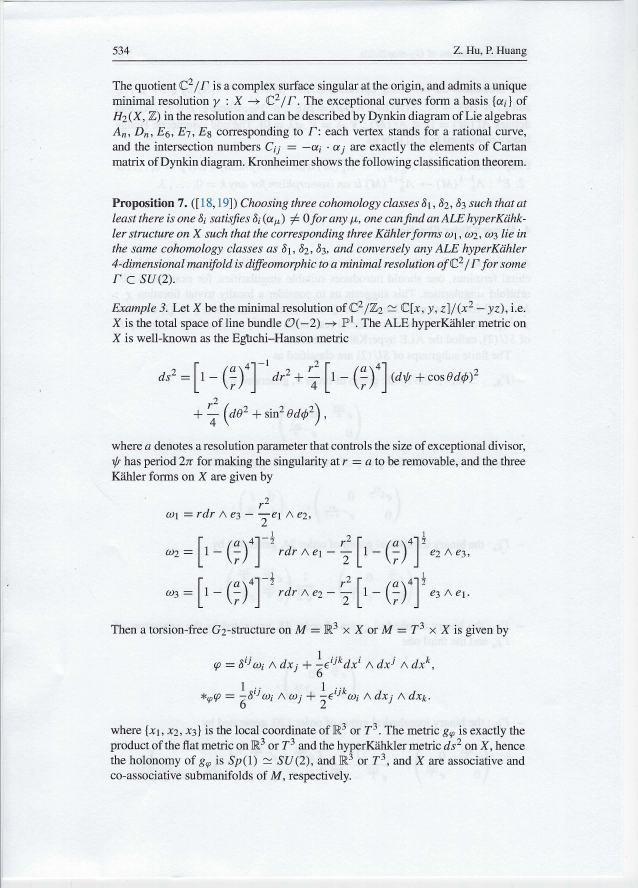
#> input picture images/color_300dpi.jpg, 2550 x 3550 px (shown at 1/4 size)
$ python helper.py --input ../images/color_300dpi.jpg --output out.png
#> lines starting #> are read from the running program, lines starting #| are printed output that depends on the picture; after the words box and inside, x2 and y2 are one past the last pixel; in counts of white or black regions, pixels touching at a corner belong together
""" script to prepare a handy image for OCR, Autoencoder, etc.
"""
import argparse

from imutils.perspective import four_point_transform
import cv2
import numpy as np

def __check_for_boolean_value(val):
    if val.lower() == "true":
        return True
    else:
        return False

def main():
  parser = argparse.ArgumentParser(description='prepares a phone image for OCR')
  parser.add_argument("--input", help='path to a single image', type=str, required=True)
  parser.add_argument("--output", help='name of the output image (example: out.png / out.jpg) ', type=str, required=True)
  parser.add_argument("--sharp", help='sharpening the image (example: --sharp=True) else no sharpening', type=__check_for_boolean_value, required=False)
  parser.add_argument("--quality", help='describe the quality for the output image (0-100) ', type=int, required=False, default=95)
  parser.add_argument("--res_width", help='the resolution width for the output image (aspect ratio is calculated)', type=int, required=False, default=None)
  args = parser.parse_args()

  input_path = args.input
  output = args.output
  sharpen = args.sharp
  quality = args.quality
  res_width = args.res_width
  warped = preprocessing_handy_image(input_path, output, res_width, sharpen)
  try:
    cv2.imwrite(output, warped, [int(cv2.IMWRITE_JPEG_QUALITY), quality])
  except:
    print("could not find a writer for the specified extension")

def preprocessing_handy_image(path, output, res_width, sharpen=False):
  """

  Parameters
  ----------
  path : str
      full path to the image
  out : str
      the name of the output file
  res_width : int
      the width size for the output image
  sharpen : bool
      sharpen the output image

  Returns
  -------
  object
      processed image
  """
#> called with path = '../images/color_300dpi.jpg', output = 'out.png'
  dim = None
  # load image, grayscale, Gaussian blur, Otsu's threshold
  try:
    image = cv2.imread(path)
#> image is the input picture: shape (3550, 2550, 3); mean B, G, R 238.5, 236, 232.5
    if res_width is not None:
      (h, w) = image.shape[:2]
      r = res_width / float(w)
      dim = (res_width, int(h * r))
    gray = cv2.cvtColor(image, cv2.COLOR_BGR2GRAY)
    blur = cv2.GaussianBlur(gray, (5,5), 0)
    _, thresh = cv2.threshold(blur, 0, 255, cv2.THRESH_BINARY + cv2.THRESH_OTSU)
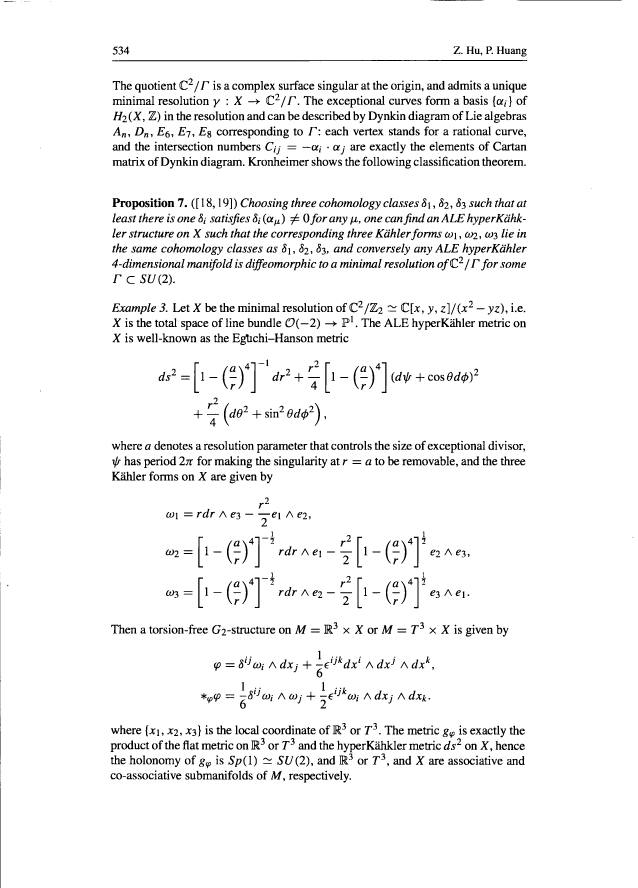
#> thresh: shape (3550, 2550) (shown at 1/4 size); 95.4% white; 1685 black regions (61 under 20 px)

    # find contours and sort for largest contour
    cnts = cv2.findContours(thresh, cv2.RETR_EXTERNAL,cv2.CHAIN_APPROX_SIMPLE)
#> cnts = 1 contour; box (x1, y1, x2, y2) and area: (0, 0, 2550, 3550) 9042984
    cnts = cnts[0] if len(cnts) == 2 else cnts[1]
    cnts = sorted(cnts, key=cv2.contourArea, reverse=True)
    displayCnt = None

    for c in cnts:
        # perform contour approximation
        peri = cv2.arcLength(c, True)
        approx = cv2.approxPolyDP(c, 0.02 * peri, True)
        if len(approx) == 4:
            displayCnt = approx
            break
#> this loop made 1 pass
#> (peri, displayCnt) on pass 1: (12282, [[0, 0], [2, 3549], [2549, 3549], [2549, 0]])

    # obtain birds' eye view of image
    image = four_point_transform(image, displayCnt.reshape(4, 2))
#> image: shape (3549, 2549, 3)
    if sharpen:
      # sharpening image
      kernel_filter = np.array([[-1, -1, -1],
                                [-1, 9, -1],
                                [-1, -1, -1]])

      image = cv2.filter2D(image, -1, kernel_filter)
    if dim:
      image = cv2.resize(image, dim, interpolation = cv2.INTER_CUBIC)
    return image
  except FileNotFoundError:
    print("Cannot found file")
  except:
    print("Cannot read file")

if __name__ == "__main__":
  main()
